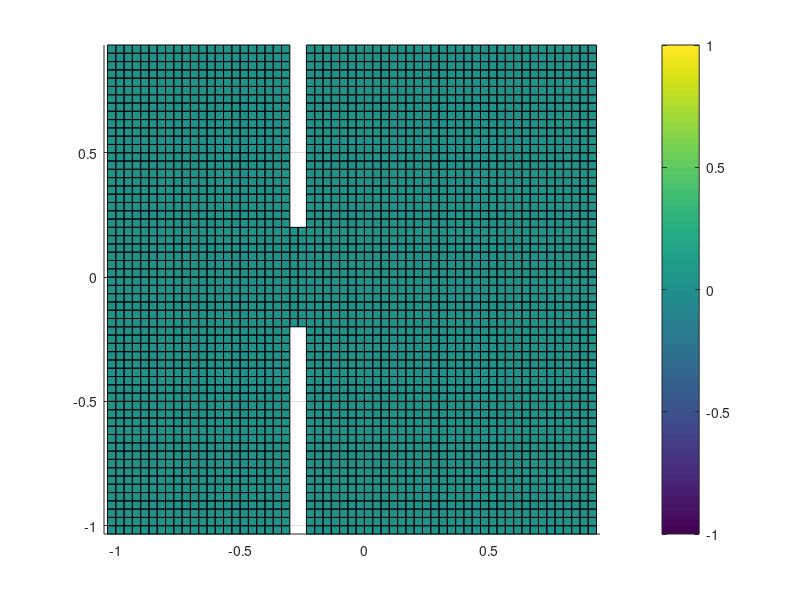

Here is the MATLAB script that generated this plot:
clear all;
close all;
clc;


R=zeros(3,3);
L=zeros(3,3);


Lx=1;
Ly=1;
Nx=60;
Ny=60;
dx=(2*Lx)/Nx;
dy=(2*Ly)/Ny;
x = -1-dx:dx:1+dx; 
y = -1-dy:dy:1+dy; 
[X,Y]=meshgrid(x,y);

cells={};
k=1;
for i=1:(Nx-1)
    for j=1:(Ny-1)
        cell={};
        cell.r1(1)=X(i,j);
        cell.r1(2)=Y(i,j);
        cell.r1(3)=0;
        cell.r2(1)=X(i,j+1);
        cell.r2(2)=Y(i,j+1);
        cell.r2(3)=0;
        cell.r3(1)=X(i+1,j+1);
        cell.r3(2)=Y(i+1,j+1);
        cell.r3(3)=0;
        cell.r4(1)=X(i+1,j);
        cell.r4(2)=Y(i+1,j);
        cell.r4(3)=0;
        cell.r=1/4*(cell.r1+cell.r2+cell.r3+cell.r4);
        cell.d1=cell.r2-cell.r1;
        cell.d2=cell.r3-cell.r2;
        cell.d3=cell.r4-cell.r3;
        cell.d4=cell.r1-cell.r4;
        cell.max_d=max([norm(cell.d1),norm(cell.d2),norm(cell.d3),norm(cell.d4)]);
        cell.n=cross(cell.r3-cell.r1,cell.r4-cell.r2);
        cell.A=norm(cell.n);
        cell.n=cell.n/cell.A;
        cell.neighbours=zeros(1,4);
        cell.to_delete=0;
        cells{k}=cell;
        k=k+1;
        
    end
end

N_cells=length(cells);

for k=1:N_cells
   
    if cells{k}.r(1) >=-0.3 && cells{k}.r(1) <=-0.25 && abs(cells{k}.r(2)) > 0.2
        cells{k}.to_delete=1;
    end
    
end

N_faces=0;
N_vertices=0;

j=1;

for i=1:N_cells
    
    if cells{i}.to_delete==0
        
        vertices(4*j-3,:)=cells{i}.r1;
        vertices(4*j-2,:)=cells{i}.r2;
        vertices(4*j-1,:)=cells{i}.r3;
        vertices(4*j-0,:)=cells{i}.r4;
        
        
        faces(j,1)=4*j-3;
        faces(j,2)=4*j-2;
        faces(j,3)=4*j-1;
        faces(j,4)=4*j-0;
        
        types(j,1)=cells{i}.to_delete;
        
        j=j+1;
        
        
    end
end


figure(1);
patch('Vertices',vertices,'Faces',faces,'FaceColor','flat','FaceVertexCData',types);
grid on;
colorbar;
axis equal;


grid_file=fopen('dam.grid','w');

fprintf(grid_file,'%i,%i\n',length(vertices),length(faces));
for i=1:length(vertices)
   fprintf(grid_file,'%0.6f,%0.6f,%0.6f\n',vertices(i,1),vertices(i,2),vertices(i,3));
end
for i=1:length(faces)
    fprintf(grid_file,'%i,%i,%i,%i\n',4*i-4,4*i-3,4*i-2,4*i-1);
end
fclose(grid_file);

